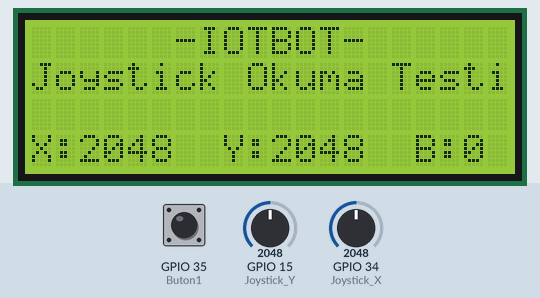
Bench run of a sketch on a simulated ESP32. Shown: 20×4 character LCD. Inputs (shaded band) come from the test bench; at power-on: GPIO 35 (Buton1) LOW, GPIO 15 (Joystick_Y) = 2048, GPIO 34 (Joystick_X) = 2048. What the sketch prints to the serial monitor is not drawn.

Above: at 5.4 s.
5.5 s: GPIO 35 (Buton1) pulled HIGH for 0.15 s
At 5.67 s:
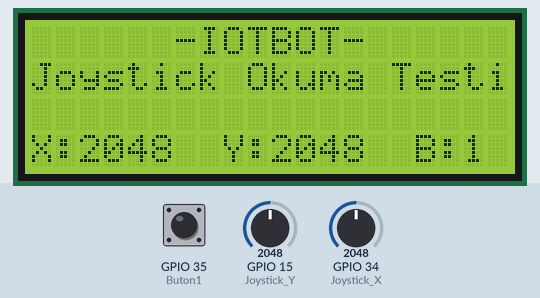
7.2 s: GPIO 15 (Joystick_Y) set to 2866
At 8.4 s:
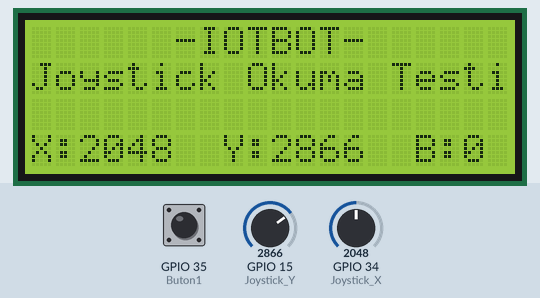
8.7 s: GPIO 34 (Joystick_X) set to 2866
At 9.1 s:
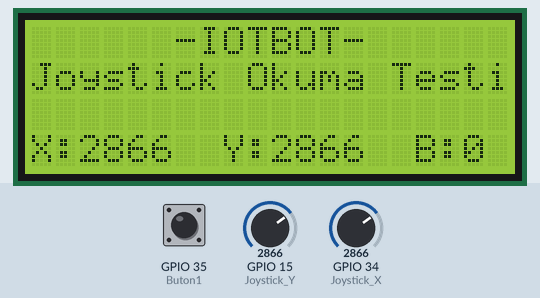
10.2 s: GPIO 15 (Joystick_Y) set to 491
At 10.8 s:
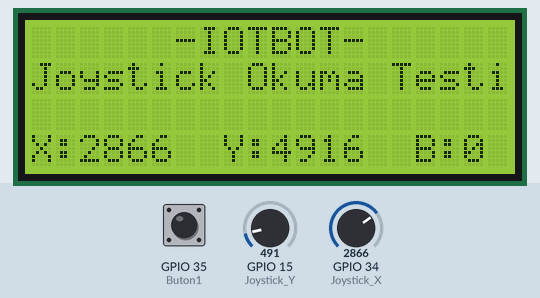
11.7 s: GPIO 35 (Buton1) pulled HIGH for 1 s
At 12.1 s:
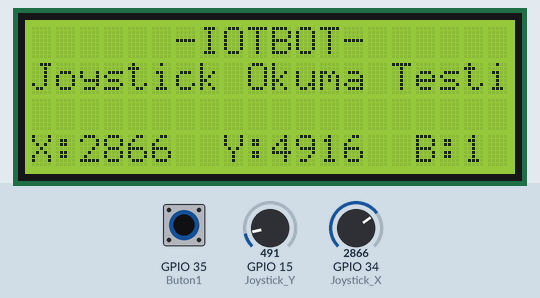
14.2 s: GPIO 34 (Joystick_X) set to 3603
At 15.1 s:
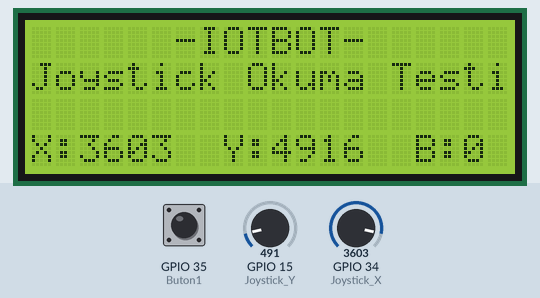
Timing chart, 0 to 16.7 s (numbered marks = the images above; inputs shaded):
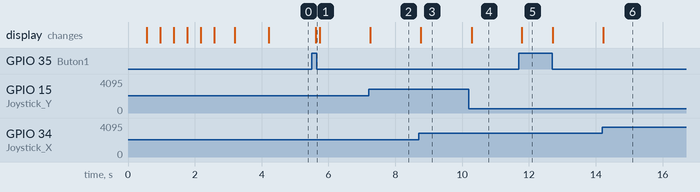

The sketch:

IoT_BOT_Joystick.ino
```cpp
/*
                                        ///////////////////////////////////////////////////////
                                        /////////   IoT BOT Test Yazılımları Serisi   /////////
                                        ///////////////////////////////////////////////////////
                                                 JOYSTICK (2 Potansiyometre + 1 Buton)
*/

//---------------------------------------                HADİ KODLAYALIM...               --------------------------------------------------

//---------------------------------------   // İLK TANIMLAMALAR VE KÜTÜPHANE EKLEME   ------------------------------------------------------

int Joystick_X = 34;                                  // Joystick'in X eksenine bağlı olduğu pini tanımladık.
int Joystick_Y = 15;                                  // Joystick'in Y eksenine bağlı olduğu pini tanımladık.
int Buton1     = 35;                                  // Joystick'in butonuna bağlı olduğu pini tanımladık.

int Joystick_XDurum;                                  // Joystick'in X ekseninden okunan değerleri integer(tam sayı) olarak tanımladık.
int Joystick_YDurum;                                  // Joystick'in Y ekseninden okunan değerleri integer(tam sayı) olarak tanımladık.
int Buton1Durum;                                      // Butondan okunan değerleri integer(tam sayı) olarak tanımladık.

int i = 0;                                            // Gidip gelen yazının animasyonu için oluşturulan değişken.

#include <Wire.h>                                     // I2C iletişim protokolünü kullanabilmek için gerekli kütüphaneyi ekliyoruz.
#include <LiquidCrystal_I2C.h>                        // LCD ekran için gerekli olan kütüphaneyi ekliyoruz.
LiquidCrystal_I2C lcd(0x27, 20, 4);                   // LCD ekranımızın özelliklerini giriyoruz.

//---------------------------------------   // SADECE İLK AÇILIŞTA BİR KERE ÇALIŞACAK KISIM   ---------------------------------------------

void setup()
{
  Serial.begin(115200);                               // Seri haberleşmeyi "115200" bandında başlattık.
  lcd.init();                                         // LCD ekranı başlatma komutu gönderiyoruz.
  lcd.backlight();                                    // LCD ekranın arka plan aydınlatma ışığını açıyoruz.

  giris_animasyon();

  Serial.println("     IoT BOT    ");                 // Seri ekrana bilgilendirme mesajı gönderdik.
  Serial.println("Joystick Testi...");

  pinMode(Joystick_X,  INPUT);                        // Joystick X Eksenini giriş olarak belirledik.
  pinMode(Joystick_Y,  INPUT);                        // Joystick Y Eksenini giriş olarak belirledik.
  pinMode(Buton1,      INPUT);                        // Buton1'i giriş olarak belirledik.
}

//---------------------------------------   // SÜREKLİ ÇALIŞACAK DÖNGÜ İÇİNDEKİ KISIM   ----------------------------------------------------

void loop()
{
  Joystick_XDurum = analogRead(Joystick_X);           // X Ekseninden analog olarak değer okuma komutu veriyoruz.
  Serial.print("X Ekseni: ");
  Serial.print(Joystick_XDurum);                      // Okuduğumuz değeri seri ekrana bilgilendirme mesajı olarak gönderdik.
  lcd.setCursor(0, 3);                                // İmleci, yazmak istediğimiz koordinata yönlendiriyoruz.
  lcd.print("X:");                                    // Ekranda yazmasını istediğimiz yazıları yolluyoruz.
  lcd.print(Joystick_XDurum);                         // Ekranda yazmasını istediğimiz yazıları yolluyoruz.

  Joystick_YDurum = analogRead(Joystick_Y);           // Y Ekseninden analog olarak değer okuma komutu veriyoruz.
  Serial.print("Y Ekseni: ");
  Serial.print(Joystick_YDurum);                      // Okuduğumuz değeri seri ekrana bilgilendirme mesajı olarak gönderdik.
  lcd.setCursor(8, 3);                                // İmleci, yazmak istediğimiz koordinata yönlendiriyoruz.
  lcd.print("Y:");                                    // Ekranda yazmasını istediğimiz yazıları yolluyoruz.
  lcd.print(Joystick_YDurum);                         // Ekranda yazmasını istediğimiz yazıları yolluyoruz.

  Buton1Durum = digitalRead(Buton1);                  // Butondan sürekli dijital olarak değer okuma komutu veriyoruz.
  if (Buton1Durum == HIGH)                            // Bu butonumuz PULL-DOWN olduğu için bastığımızda ARTI sinyali verir.
  {
  Serial.print("Joystick'in Butonuna Basıldı!");
  }
  lcd.setCursor(16, 3);                               // İmleci, yazmak istediğimiz koordinata yönlendiriyoruz.
  lcd.print("B:");                                    // Ekranda yazmasını istediğimiz yazıları yolluyoruz.
  lcd.print(Buton1Durum);                             // Ekranda yazmasını istediğimiz yazıları yolluyoruz.
  Serial.println("");                                 // Her okumadan sonra seri ekranda alt tarafa geçmesi için boş metin yolladık.

  delay(100);                                         // Daha kesin bir ölçüm yapabilmek için,
                                                      // her okumadan sonra saniyenin onda biri kadar
                                                      // bekleme süresi ekledik.
}

void giris_animasyon()                                // Giriş animasyonunu hazırlıyoruz.
{
  lcd.clear();
  delay(500);
  lcd.setCursor(7, 0);
  lcd.print("I");
  delay(400);
  lcd.setCursor(8, 0);
  lcd.print("O");
  delay(400);
  lcd.setCursor(9, 0);
  lcd.print("T");
  delay(400);
  lcd.setCursor(10, 0);
  lcd.print("B");
  delay(400);
  lcd.setCursor(11, 0);
  lcd.print("O");
  delay(400);
  lcd.setCursor(12, 0);
  lcd.print("T");
  delay(600);

  lcd.setCursor(6, 0);
  lcd.print("-");
  lcd.setCursor(13, 0);
  lcd.print("-");

  lcd.setCursor(0, 1);
  lcd.print("Joystick Okuma Testi");
  delay(1000);
}
```

Measured:
- after the input at 5.5 s, the display: changes after 0.12 s (image 1)
- after the input at 7.2 s, the display: changes after 0.05 s (image 2)
- after the input at 8.7 s, the display: changes after 0.07 s (image 3)
- after the input at 10.2 s, the display: changes after 0.08 s (image 4)
- after the input at 11.7 s, the display: changes after 0.09 s (image 5)
- after the input at 14.2 s, the display: changes at once (image 6)
